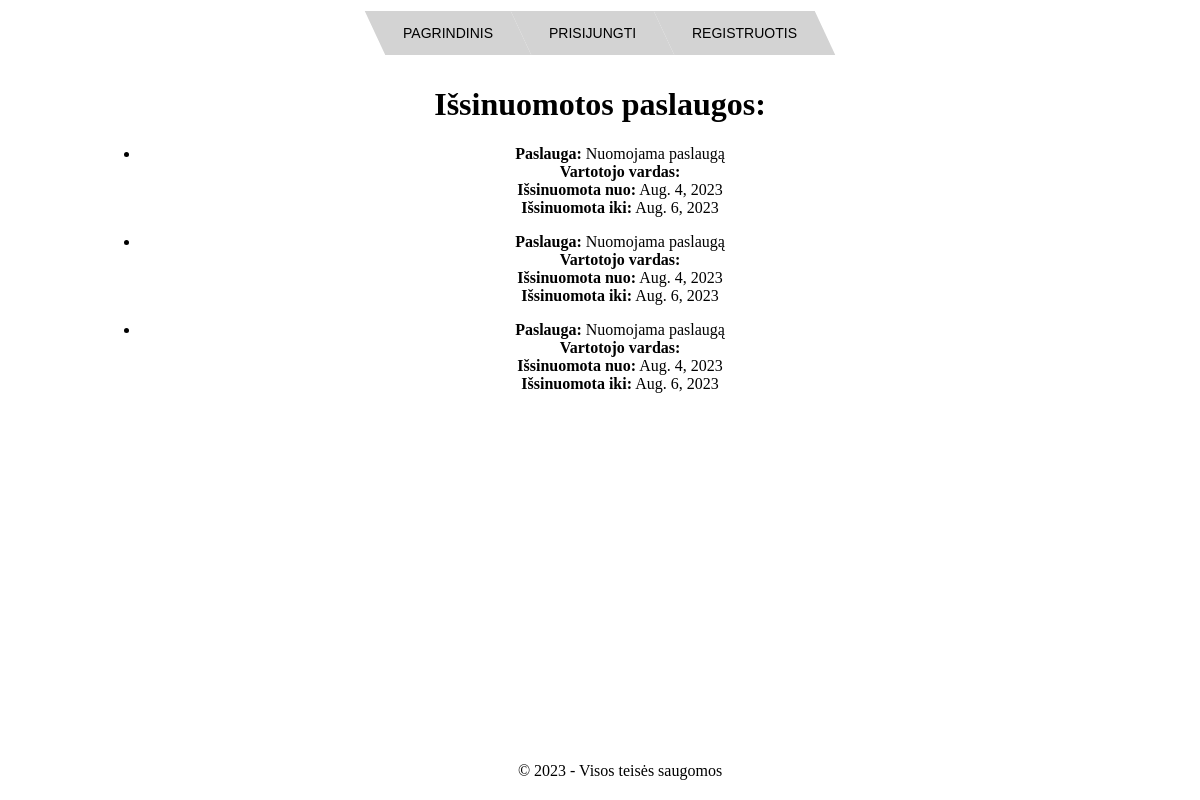
The app's page /servicesApp/rented_services_log/, older data.
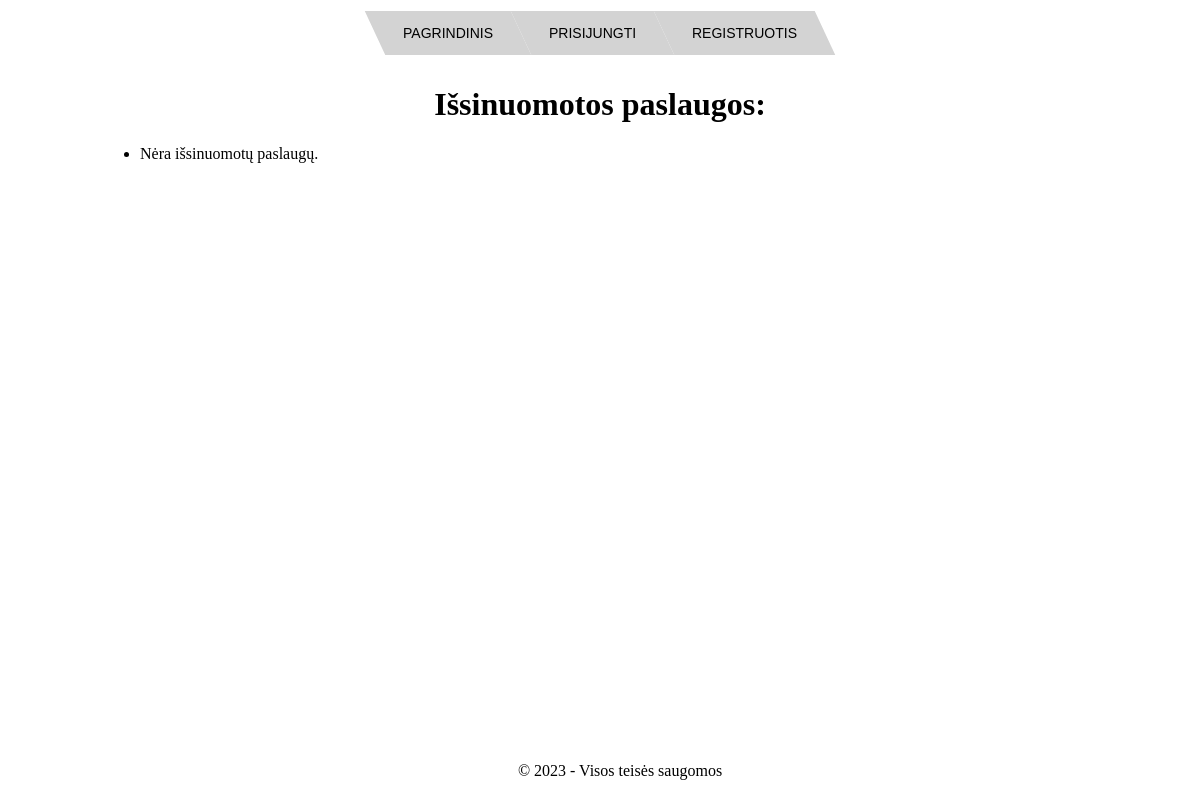
The same page, newer data.
### servicesApp/models.py (models this page shows, shortened)
class UserRentService(models.Model):
    service = models.ForeignKey(Service, on_delete=models.CASCADE)
    user_name = models.CharField(max_length=100)
    start_date = models.DateField()
    end_date = models.DateField()
    total_price = models.DecimalField(max_digits=10, decimal_places=2)
    returned = models.BooleanField(default=False)

class Service(models.Model):
    RENT = 'rent'
    SALE = 'sale'
    TYPE_CHOICES = [
        (RENT, 'Nuomojami'),
        (SALE, 'Parduodami'),
    ]
    name = models.CharField(max_length=100)
    description = models.TextField()
    price = models.DecimalField(max_digits=10, decimal_places=2)
    type = models.CharField(max_length=5, choices=TYPE_CHOICES, default=SALE)
    category = models.ForeignKey(Category, on_delete=models.CASCADE)
    stock = models.PositiveIntegerField(default=0)

### servicesApp/views.py (the view)
# urls.py: path('rented_services_log/', views.rented_services_log, name='rented_services_log'),
def rented_services_log(request):
    rented_services = UserRentService.objects.all()
    return render(request, 'servicesApp/rented_services_log.html', {'rented_services': rented_services})

### servicesApp/templates/servicesApp/rented_services_log.html
{% extends 'base.html' %}
{% block content %}
  <div class="rented_services_log">
    <h1>Išsinuomotos paslaugos:</h1>
    <ul>
      {% for rented_service in rented_services %}
      <li>
        <p>
          <strong>Paslauga:</strong> {{ rented_service.service.name }} <br>
          <strong>Vartotojo vardas:</strong> {{ rented_service.user_name }} <br>
          <strong>Išsinuomota nuo:</strong> {{ rented_service.start_date }} <br>
          <strong>Išsinuomota iki:</strong> {{ rented_service.end_date }}
        </p>
      </li>
      {% empty %}
      <li>Nėra išsinuomotų paslaugų.</li>
      {% endfor %}
    </ul>
  </div>
{% endblock %}

Row changes from the older to the newer data that the page shows:
removed UserRentService: service.name "Nuomojama paslaugą", start_date "Aug. 4, 2023", end_date "Aug. 6, 2023"
removed UserRentService: service.name "Nuomojama paslaugą", start_date "Aug. 4, 2023", end_date "Aug. 6, 2023"
removed UserRentService: service.name "Nuomojama paslaugą", start_date "Aug. 4, 2023", end_date "Aug. 6, 2023"
Text that changed along with them:
text now shown: "Nėra išsinuomotų paslaugų."
